Frame 1 (no input): blank canvas, image omitted
Frame 60 (the mouse pressed at the canvas centre just before this capture): blank canvas, image omitted
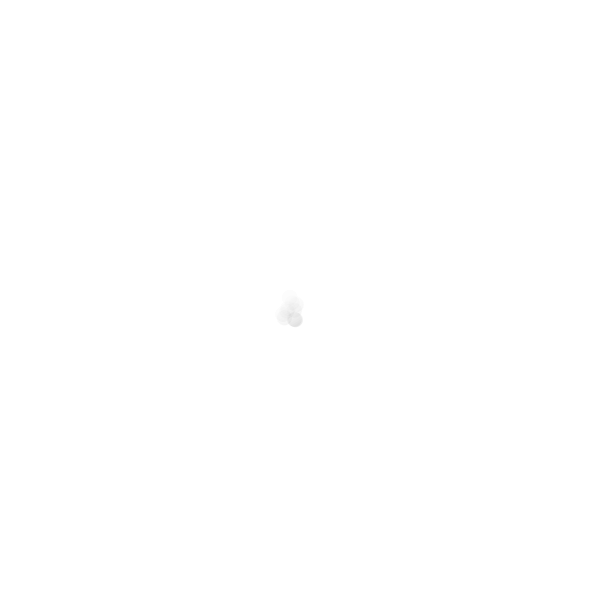
Frame 120 (the mouse held since frame 60 and released just before this capture)

The Processing sketch whose frames 1 and 60 were blank and that drew this single picture after the mouse press (run headless with seeded random() and noise(); from frame 60 on, the mouse is pressed at the canvas centre):

// Processing sketch: trace_02_overlay
// ── trace_02_overlay.pde
float t = 0;

int traceDensity = 10;
float distortion = 60;
float traceSize = 15;
float traceAlpha = 25;

float eraseX = 300;
float eraseY = 300;

void setup() {
  size(600, 600);
  background(255);
}

void draw() {

  // 1. 白色擦除层慢慢追赶鼠标
  eraseX = lerp(eraseX, mouseX, 0.03);
  eraseY = lerp(eraseY, mouseY, 0.03);

  noStroke();
  fill(255, 35);

  circle(
    eraseX,
    eraseY,
    160
  );


  // 2. 鼠标移动时产生新的黑色痕迹
  if (mouseX != pmouseX || mouseY != pmouseY) {

    fill(0, traceAlpha);

    for (int i = 0; i < traceDensity; i++) {

      float noiseX = map(
        noise(t + i * 0.1),
        0, 1,
        -distortion, distortion
      );

      float noiseY = map(
        noise(t + 1000 + i * 0.1),
        0, 1,
        -distortion, distortion
      );

      float randomX = random(-10, 10);
      float randomY = random(-10, 10);

      circle(
        mouseX + noiseX + randomX,
        mouseY + noiseY + randomY,
        traceSize
      );
    }
  }

  t = t + 0.01;
}
